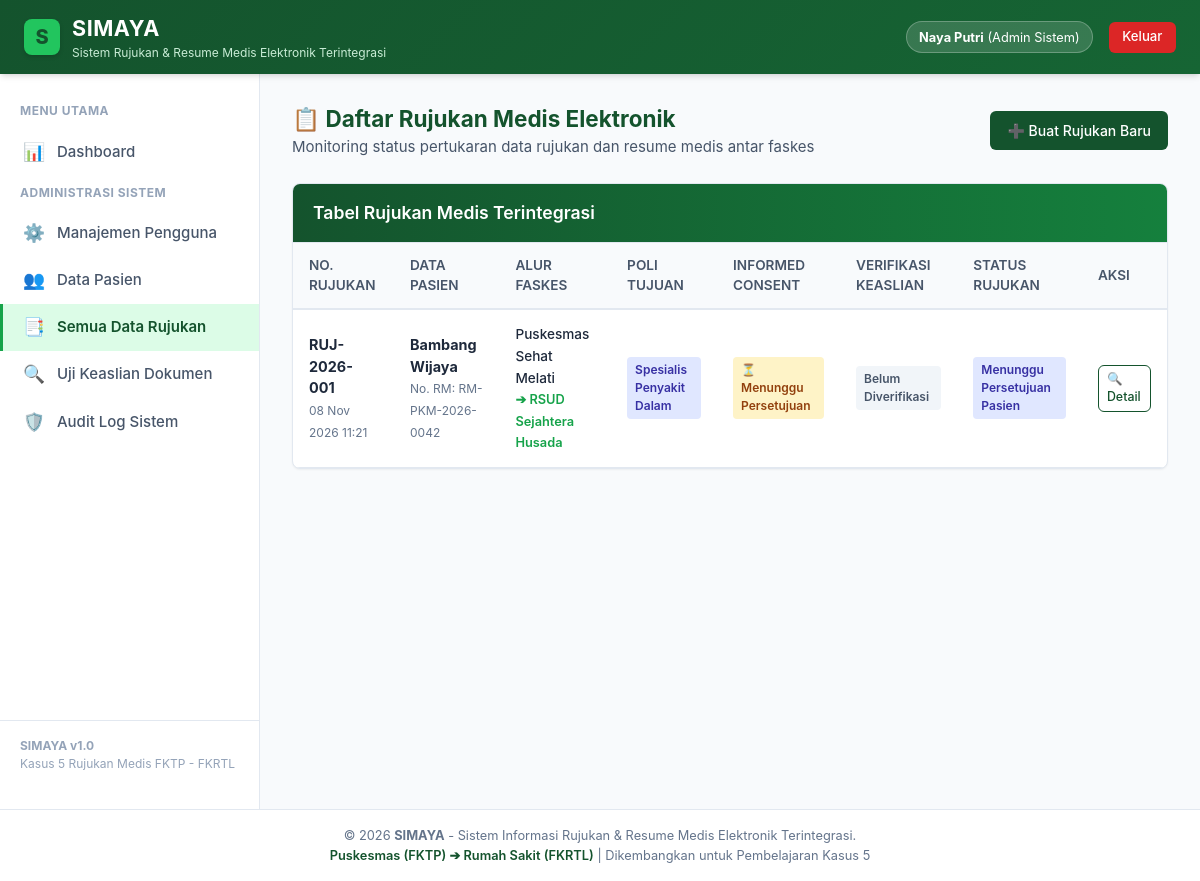
Screenshot of /api/rujukan_daftar.php (signed in) with the database file from the repository.
### tables this page shows
CREATE TABLE rujukan (
        id INTEGER PRIMARY KEY AUTOINCREMENT,
        no_rujukan TEXT UNIQUE NOT NULL,
        pasien_id INTEGER NOT NULL,
        faskes_asal TEXT NOT NULL,
        faskes_tujuan TEXT NOT NULL,
        poli_tujuan TEXT NOT NULL,
        dokter_pengirim_id INTEGER NOT NULL,
        dokter_penerima_id INTEGER NULL,
        tgl_rujukan DATETIME DEFAULT CURRENT_TIMESTAMP,
        alasan_rujukan TEXT NOT NULL,
        
        -- Bagian Resume Medis Elektronik (RME)
        keluhan_utama TEXT NOT NULL,
        riwayat_penyakit TEXT NOT NULL,
        tanda_vital TEXT NOT NULL, -- Tekanan Darah, Nadi, Suhu, RR
        diagnosis_primer TEXT NOT NULL, -- Kode ICD-10 & Nama
        diagnosis_sekunder TEXT DEFAULT '-',
        tindakan_terapi TEXT NOT NULL,
        obat_diberikan TEXT NOT NULL,
        hasil_penunjang TEXT DEFAULT '-',
        
        -- Keamanan, Persetujuan (Consent), & Verifikasi Keaslian
        digital_hash TEXT NOT NULL, -- Hash SHA-256 integritas data RME
        status_consent TEXT DEFAULT 'Menunggu Persetujuan', -- Menunggu Persetujuan, Disetujui, Ditolak
        tgl_consent DATETIME NULL,
        catatan_consent TEXT NULL,
        
        status_verifikasi TEXT DEFAULT 'Belum Diverifikasi', -- Belum Diverifikasi, Asli & Terverifikasi, Tidak Valid
        tgl_verifikasi DATETIME NULL,
        petugas_verifikasi TEXT NULL,
        
        status_rujukan TEXT DEFAULT 'Menunggu Persetujuan Pasien', -- Menunggu Persetujuan Pasien, Terkirim ke RS, Terverifikasi RS, Selesai Diperiksa
        catatan_dokter_rs TEXT NULL,
        
        FOREIGN KEY (pasien_id) REFERENCES pasien(id),
        FOREIGN KEY (dokter_pengirim_id) REFERENCES users(id),
        FOREIGN KEY (dokter_penerima_id) REFERENCES users(id)
    );

CREATE TABLE pasien (
        id INTEGER PRIMARY KEY AUTOINCREMENT,
        user_id INTEGER NULL,
        no_rm TEXT UNIQUE NOT NULL,
        nik TEXT UNIQUE NOT NULL,
        nama_pasien TEXT NOT NULL,
        tgl_lahir DATE NOT NULL,
        jenis_kelamin TEXT NOT NULL, -- L / P
        alamat TEXT NOT NULL,
        no_hp TEXT NOT NULL,
        golongan_darah TEXT DEFAULT '-',
        alergi TEXT DEFAULT 'Tidak Ada',
        created_at DATETIME DEFAULT CURRENT_TIMESTAMP,
        FOREIGN KEY (user_id) REFERENCES users(id)
    );

### api/rujukan_daftar.php (the view, shortened to what this page needs)
<?php
$pdo = require_once __DIR__ . '/config/database.php';
$sql = "
    SELECT r.*, p.nama_pasien, p.no_rm, p.nik, p.user_id as pasien_user_id, u.nama_lengkap as nama_dokter_pengirim
    FROM rujukan r
    JOIN pasien p ON r.pasien_id = p.id
    JOIN users u ON r.dokter_pengirim_id = u.id
";
$params = [];
$sql .= " ORDER BY r.id DESC";
$stmt = $pdo->prepare($sql);
$stmt->execute($params);
$rujukan_list = $stmt->fetchAll();
include __DIR__ . '/includes/header.php';
?>
<div style="display: flex; justify-content: space-between; align-items: center; margin-bottom: 1.5rem; flex-wrap: wrap; gap: 1rem;">
    <div>
        <h2 style="color: var(--hijau-tua); margin: 0;">📋 Daftar Rujukan Medis Elektronik</h2>
        <p style="color: var(--abu-text); margin: 0;">Monitoring status pertukaran data rujukan dan resume medis antar faskes</p>
    </div>
    <?php if ($role === 'dokter_pengirim' || $role === 'admin'): ?>
        <a href="rujukan_buat.php" class="btn btn-primary">➕ Buat Rujukan Baru</a>
    <?php endif; ?>
</div>
<div class="card">
    <div class="card-header header-green">
        <h3 class="card-title">Tabel Rujukan Medis Terintegrasi</h3>
    </div>
    <div class="card-body" style="padding: 0;">
        <div class="table-responsive">
            <table class="simaya-table">
                <thead>
                    <tr>
                        <th>No. Rujukan</th>
                        <th>Data Pasien</th>
                        <th>Alur Faskes</th>
                        <th>Poli Tujuan</th>
                        <th>Informed Consent</th>
                        <th>Verifikasi Keaslian</th>
                        <th>Status Rujukan</th>
                        <th>Aksi</th>
                    </tr>
                </thead>
                <tbody>
                    <?php if (empty($rujukan_list)): ?>
                        <tr>
                            <td colspan="8" style="text-align: center; color: #94A3B8; padding: 2.5rem;">
                                Belum ada data rujukan yang ditemukan.
                            </td>
                        </tr>
                    <?php else: ?>
                        <?php foreach ($rujukan_list as $r): ?>
                            <tr>
                                <td>
                                    <strong><?= htmlspecialchars($r['no_rujukan']) ?></strong><br>
                                    <small style="color: #64748B;"><?= date('d M Y H:i', strtotime($r['tgl_rujukan'])) ?></small>
                                </td>
                                <td>
                                    <strong><?= htmlspecialchars($r['nama_pasien']) ?></strong><br>
                                    <small style="color: #64748B;">No. RM: <?= htmlspecialchars($r['no_rm']) ?></small>
                                </td>
                                <td>
                                    <span style="font-size: 0.85rem; font-weight: 500;"><?= htmlspecialchars($r['faskes_asal']) ?></span><br>
                                    <span style="color: var(--hijau-sedang); font-size: 0.8rem; font-weight: 600;">➔ <?= htmlspecialchars($r['faskes_tujuan']) ?></span>
                                </td>
                                <td>
                                    <span class="badge badge-info"><?= htmlspecialchars($r['poli_tujuan']) ?></span>
                                </td>
                                <td>
                                    <?php if ($r['status_consent'] === 'Disetujui'): ?>
                                        <span class="badge badge-success">✓ Disetujui Pasien</span>
                                        <?php if (!empty($r['tgl_consent'])): ?>
                                            <br><small style="font-size: 0.7rem; color: #166534;"><?= date('d/m/Y H:i', strtotime($r['tgl_consent'])) ?></small>
                                        <?php endif; ?>
                                    <?php elseif ($r['status_consent'] === 'Ditolak'): ?>
                                        <span class="badge badge-danger">✗ Ditolak Pasien</span>
                                    <?php else: ?>
                                        <span class="badge badge-warning">⏳ Menunggu Persetujuan</span>
                                    <?php endif; ?>
                                </td>
                                <td>
                                    <?php if ($r['status_verifikasi'] === 'Asli & Terverifikasi'): ?>
                                        <span class="badge badge-success">🛡️ Terverifikasi Asli</span>
                                    <?php else: ?>
                                        <span class="badge badge-secondary">Belum Diverifikasi</span>
                                    <?php endif; ?>
                                </td>
                                <td>
                                    <span class="badge badge-info"><?= htmlspecialchars($r['status_rujukan']) ?></span>
                                </td>
                                <td>
                                    <div style="display: flex; gap: 0.35rem; flex-wrap: wrap;">
                                        <a href="rujukan_detail.php?id=<?= $r['id'] ?>" class="btn btn-outline btn-sm">
                                            🔍 Detail
                                        </a>
                                    </div>
                                </td>
                            </tr>
                        <?php endforeach; ?>
                    <?php endif; ?>
                </tbody>
            </table>
        </div>
    </div>
</div>
<?php include __DIR__ . '/includes/footer.php'; ?>

### assets/css/simaya.css (style rules this page uses)
:root { --hijau-tua: #14532D; --hijau-tua-hover: #0f3e22; --hijau-sedang: #16A34A; --hijau-muda: #22C55E; --hijau-pastel: #DCFCE7; --hijau-border: #BBF7D0; --putih: #FFFFFF; --abu-bg: #F8FAFC; --abu-text: #475569; --abu-border: #E2E8F0; --merah: #EF4444; --kuning: #F59E0B; --biru: #3B82F6; --shadow-sm: 0 1px 2px 0 rgb(0 0 0 / 0.05); --shadow-md: 0 4px 6px -1px rgb(0 0 0 / 0.1), 0 2px 4px -2px rgb(0 0 0 / 0.1); --radius: 8px; }
* { box-sizing: border-box; margin: 0; padding: 0; }
body { font-family: -apple-system, BlinkMacSystemFont, "Segoe UI", Roboto, "Helvetica Neue", Arial, sans-serif; background-color: var(--abu-bg); color: #1E293B; line-height: 1.5; font-size: 15px; }
a { color: var(--hijau-tua); text-decoration: none; }
.card { background: var(--putih); border-radius: var(--radius); border: 1px solid var(--abu-border); box-shadow: var(--shadow-sm); margin-bottom: 1.5rem; overflow: hidden; }
.card-header { background: var(--putih); border-bottom: 1px solid var(--abu-border); padding: 1rem 1.25rem; display: flex; justify-content: space-between; align-items: center; }
.card-header.header-green { background: linear-gradient(to right, var(--hijau-tua), #15803D); color: var(--putih); }
.card-title { font-size: 1.1rem; font-weight: 600; margin: 0; }
.card-body { padding: 1.25rem; }
.btn { display: inline-flex; align-items: center; gap: 0.5rem; padding: 0.5rem 1rem; font-size: 0.875rem; font-weight: 500; border-radius: 6px; border: 1px solid transparent; cursor: pointer; transition: all 0.2s ease; text-decoration: none; }
.btn-primary { background-color: var(--hijau-tua); color: var(--putih); }
.btn-outline { border-color: var(--hijau-tua); color: var(--hijau-tua); background: transparent; }
.btn-sm { padding: 0.25rem 0.5rem; font-size: 0.775rem; }
.badge { display: inline-block; padding: 0.25rem 0.5rem; font-size: 0.75rem; font-weight: 600; border-radius: 4px; }
.badge-warning { background: #FEF3C7; color: #92400E; }
.badge-info { background: #E0E7FF; color: #3730A3; }
.badge-secondary { background: #F1F5F9; color: #475569; }
.table-responsive { width: 100%; overflow-x: auto; }
.simaya-table { width: 100%; border-collapse: collapse; text-align: left; }
.simaya-table th { background-color: #F8FAFC; color: #475569; font-weight: 600; padding: 0.75rem 1rem; border-bottom: 2px solid var(--abu-border); font-size: 0.85rem; text-transform: uppercase; }
.simaya-table td { padding: 0.85rem 1rem; border-bottom: 1px solid var(--abu-border); font-size: 0.9rem; vertical-align: middle; }

### rows the page displays
rujukan: no_rujukan "RUJ-2026-001", tgl_rujukan "08 Nov 2026 11:21", pasien.nama_pasien "Bambang Wijaya", pasien.no_rm "RM-PKM-2026-0042", faskes_asal "Puskesmas Sehat Melati", faskes_tujuan "RSUD Sejahtera Husada", poli_tujuan "Spesialis Penyakit Dalam", shows "⏳ Menunggu Persetujuan", shows "Belum Diverifikasi", status_rujukan "Menunggu Persetujuan Pasien"

### other values shown
$user['nama_lengkap'] "Naya Putri"
getRoleName($user['role']) "Admin Sistem"
